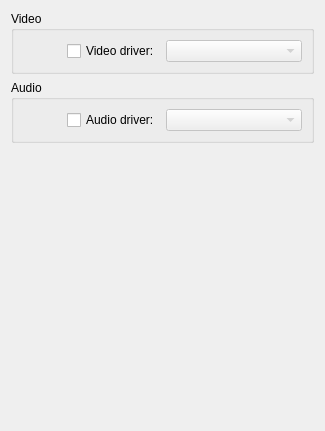
<?xml version="1.0" encoding="UTF-8"?>
<ui version="4.0">
 <class>XineConfigWidget</class>
 <widget class="QWidget" name="XineConfigWidget">
  <property name="geometry">
   <rect>
    <x>0</x>
    <y>0</y>
    <width>325</width>
    <height>431</height>
   </rect>
  </property>
  <layout class="QVBoxLayout" name="verticalLayout">
   <property name="sizeConstraint">
    <enum>QLayout::SetMinimumSize</enum>
   </property>
   <item>
    <widget class="QGroupBox" name="grpVideo">
     <property name="title">
      <string>Video</string>
     </property>
     <layout class="QGridLayout" name="gridLayout_2">
      <item row="0" column="1">
       <widget class="QComboBox" name="kcfg_xineVideo">
        <property name="enabled">
         <bool>false</bool>
        </property>
       </widget>
      </item>
      <item row="0" column="0" alignment="Qt::AlignRight|Qt::AlignVCenter">
       <widget class="QCheckBox" name="kcfg_xineVideoEnabled">
        <property name="text">
         <string>Video driver:</string>
        </property>
       </widget>
      </item>
     </layout>
    </widget>
   </item>
   <item>
    <widget class="QGroupBox" name="grpAudio">
     <property name="title">
      <string>Audio</string>
     </property>
     <layout class="QGridLayout" name="gridLayout_3">
      <item row="0" column="0" alignment="Qt::AlignRight|Qt::AlignVCenter">
       <widget class="QCheckBox" name="kcfg_xineAudioEnabled">
        <property name="text">
         <string>Audio driver:</string>
        </property>
       </widget>
      </item>
      <item row="0" column="1">
       <widget class="QComboBox" name="kcfg_xineAudio">
        <property name="enabled">
         <bool>false</bool>
        </property>
       </widget>
      </item>
     </layout>
    </widget>
   </item>
   <item>
    <spacer name="spacer">
     <property name="orientation">
      <enum>Qt::Vertical</enum>
     </property>
     <property name="sizeHint" stdset="0">
      <size>
       <width>20</width>
       <height>40</height>
      </size>
     </property>
    </spacer>
   </item>
  </layout>
 </widget>
 <tabstops>
  <tabstop>kcfg_xineVideoEnabled</tabstop>
  <tabstop>kcfg_xineVideo</tabstop>
  <tabstop>kcfg_xineAudioEnabled</tabstop>
  <tabstop>kcfg_xineAudio</tabstop>
 </tabstops>
 <resources/>
 <connections>
  <connection>
   <sender>kcfg_xineVideoEnabled</sender>
   <signal>toggled(bool)</signal>
   <receiver>kcfg_xineVideo</receiver>
   <slot>setEnabled(bool)</slot>
   <hints>
    <hint type="sourcelabel">
     <x>159</x>
     <y>64</y>
    </hint>
    <hint type="destinationlabel">
     <x>310</x>
     <y>69</y>
    </hint>
   </hints>
  </connection>
  <connection>
   <sender>kcfg_xineAudioEnabled</sender>
   <signal>toggled(bool)</signal>
   <receiver>kcfg_xineAudio</receiver>
   <slot>setEnabled(bool)</slot>
   <hints>
    <hint type="sourcelabel">
     <x>159</x>
     <y>142</y>
    </hint>
    <hint type="destinationlabel">
     <x>310</x>
     <y>147</y>
    </hint>
   </hints>
  </connection>
 </connections>
</ui>
